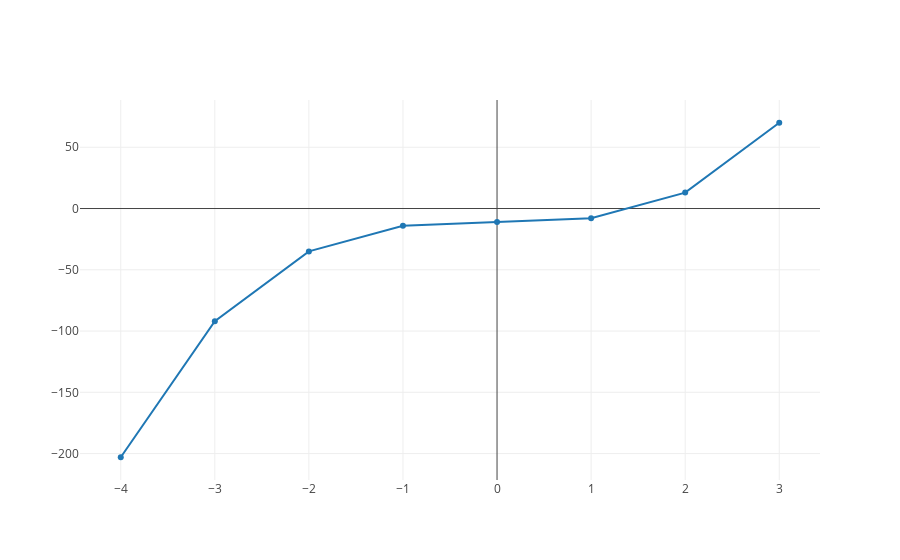

Here is the notebook cell this chart was saved with:
### Code cell
plot([polynomial_trace])

### Figure 1 — Plotly figure (JSON) as saved in the notebook; plotly's stock layout.template omitted (floating-point values rounded to 4 significant figures)
{"data": [{"x": [-4, -3, -2, -1, 0, 1, 2, 3], "y": [-203, -92, -35, -14, -11, -8, 13, 70]}], "layout": {}}
